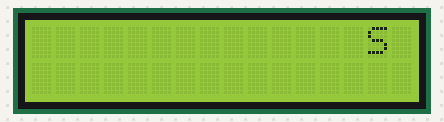
The sketch below on a simulated Arduino Uno, built with avr-gcc and run on an emulated ATmega328P. On the bench: 16×2 character LCD.

Above: at 0.1 s.
At 2.6 s:
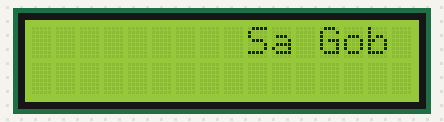
At 5.1 s:
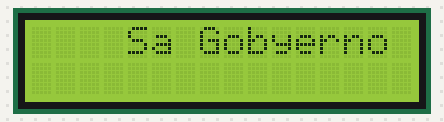
At 10.2 s:
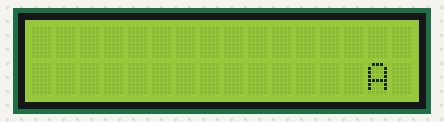
At 15.2 s:
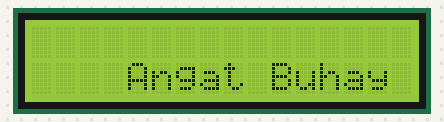
At 20.2 s:
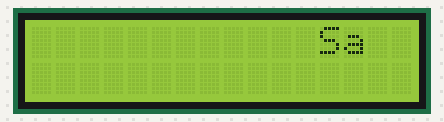

Measured:
- by itself, everything shown: repeats every 19.1 s, in 39 steps
- what the display in image 1 shows lasts 0.5 s, from 2.6 s to 3.1 s

The sketch:

LCD1602_with_I2C_module.ino
```cpp
// include the library code
#include <Wire.h>
#include <LiquidCrystal_I2C.h>

//initiate variables
char array1[]="Sa Gobyernong Tapat-";                     //the string to print on the LCD
char array2[]="Angat Buhay Lahat!";                       //the string to print on the LCD
int time = 500;                                                     //the value of delay time

// initialize the library with the numbers of the interface pins
LiquidCrystal_I2C lcd(0x27,16,2);                                   // set the LCD address to 0x27 for a 16 chars and 2 line display

void setup()
{
  lcd.begin();                                                  //initialize the lcd
  lcd.backlight();                                              //open the backlight
}

void loop()
{
  lcd.setCursor(15,0);                                          // set the cursor to column 15, line 0
  for (int positionCounter1 = 0; positionCounter1 < (sizeof(array1) / sizeof array1[0] - 1); positionCounter1++)
  {
    lcd.scrollDisplayLeft();                                    //Scrolls the contents of the display one space to the left.
    lcd.print(array1[positionCounter1]);                        //Print a message to the LCD.
    delay(time);                                                //wait for 250 microseconds
  }

  lcd.clear();                                                  //Clears the LCD screen and positions the cursor in the upper-left corner.
  lcd.setCursor(15,1);                                          // set the cursor to column 15, line 1
  for (int positionCounter = 0; positionCounter < (sizeof(array2) / sizeof array2[0] - 1); positionCounter++)
  {
    lcd.scrollDisplayLeft();                                    //Scrolls the contents of the display one space to the left.
    lcd.print(array2[positionCounter]);                         // Print a message to the LCD.
    delay(time);
  }
  lcd.clear();                                                  //Clears the LCD screen and positions the cursor in the upper-left corner.
}
```
